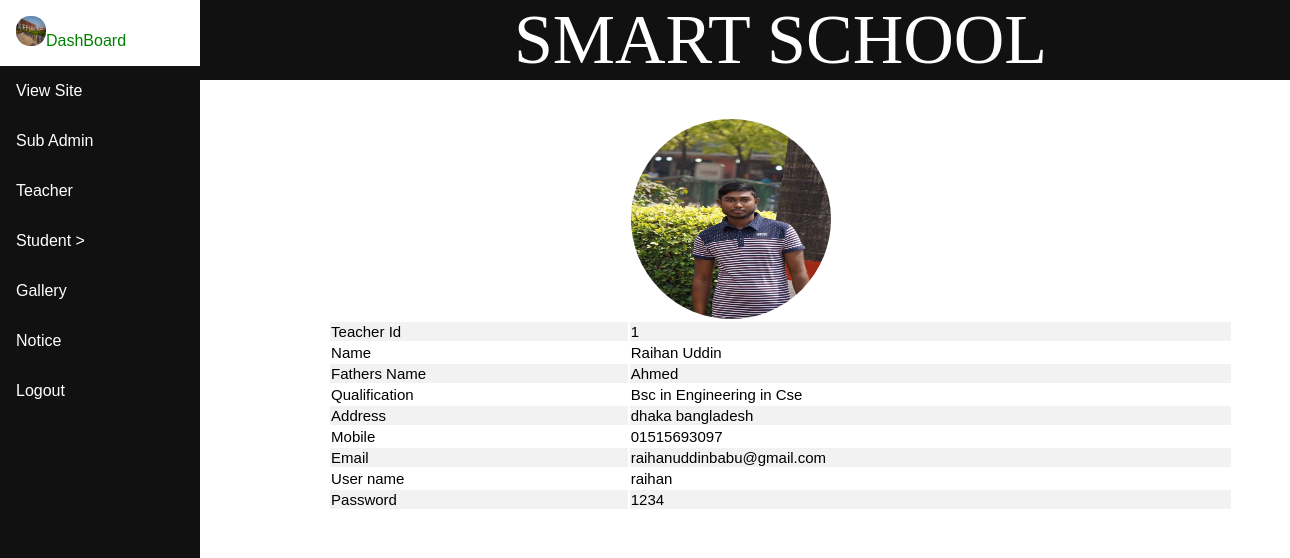
The page /admin/tdetails.php?tchr_id=1 (signed in) on the database its author committed.
### tables this page shows
CREATE TABLE `teacherinfo` (
  `tchr_id` int(10) NOT NULL,
  `tname` varchar(50) NOT NULL,
  `tfname` varchar(50) NOT NULL,
  `address` varchar(100) NOT NULL,
  `mnumber` varchar(50) NOT NULL,
  `email` varchar(50) NOT NULL,
  `eduqf` varchar(100) NOT NULL,
  `gender` enum('male','female','others') NOT NULL,
  `uname` varchar(50) NOT NULL,
  `password` varchar(100) NOT NULL,
  `action` varchar(50) NOT NULL,
  `img_name` varchar(50) NOT NULL,
  `img_path` varchar(50) NOT NULL,
  `img_type` varchar(50) NOT NULL
);

### admin/tdetails.php (the view, shortened to what this page needs)
<?php
include("login/session.php");
include("../database/config.php");
$tchr=$_GET['tchr_id'];
$sql = "SELECT * FROM teacherinfo WHERE tchr_id=$tchr  ";
$result = mysqli_query($myconn, $sql);
if (mysqli_num_rows($result) > 0) {
    while($row = mysqli_fetch_assoc($result))
{
	$tid=$row['tchr_id'];
$image=$row['img_path'];
$fname=$row['tfname'];
$addr=$row['address'];
$eml=$row['email'];
$eq=$row['eduqf'];
$pass=base64_decode($row['password']);
$name=$row['tname'];
$mobile=$row['mnumber'];
$user=$row['uname'];
    }
} else {
    echo "0 results";
}
?>
<!DOCTYPE html PUBLIC "-//W3C//DTD XHTML 1.0 Transitional//EN" "http://www.w3.org/TR/xhtml1/DTD/xhtml1-transitional.dtd">
<html xmlns="http://www.w3.org/1999/xhtml">
<head>
<link rel="stylesheet" type="text/css" href="css/style.css">
</head>
<body>
<body>
<div id="head" >
<?php include("header/header.php");   ?>
</div>
<div class="sidenav">
  <?php include("menu/menu.php"); ?>
</div>
<div  class="cont">
<center>
<table width="80%">
<tr><center><td></td width="100px"><td width="200px" align="center"><img src="image/<?php echo $image; ?>" style=" border-radius: 200px" width="200px" height="200px" position="absolute"/></td></td></tr>
<h4><b><tr><td width="100px">Teacher Id </td><td width="200px"><?php echo $tid; ?></td></tr>
<tr><td width="100px"> Name </td><td width="200px"><?php echo $name; ?></td></tr>
<tr><td width="100px"> Fathers Name </td><td width="200px"><?php echo $fname; ?></td></tr>
<tr><td width="100px">Qualification  </td><td width="200px"><?php echo $eq; ?></td></tr>
<tr><td width="100px">Address  </td><td width="200px"><?php echo $addr; ?></td></tr>
<tr><td width="100px">Mobile </td><td width="200px"><?php echo $mobile; ?></td></tr>
<tr><td width="100px">Email </td><td width="200px"><?php echo $eml; ?></td></tr>
<tr><td width="100px">User name </td><td width="200px"><?php echo $user; ?></td></tr>
<tr><td width="100px">Password </td><td width="200px"><?php echo $pass; ?></td></tr>
<tr><td width="100px"> </td></tr>
</table></center>
</div>
</body>
</html>

### admin/css/style.css (style rules this page uses)
#head { height:80px; top:0px; position:absolute; width:90%; left:200px; position:absolute; background-color:#111; }
* { box-sizing: border-box; }
body { margin: 0; font-family: Arial, Helvetica, sans-serif; }
.sidenav { height: 100%; width: 200px; position: fixed; z-index: 1; top: 0; left: 0; background-color: #111; overflow-x: hidden; }
.cont { background-color:white; height:auto; left:200px; top:80px; position:absolute; width:90%; background-repeat: no-repeat, repeat; padding: 15px; }
th, td { text-align:left; padding: 0,0,0,0; font-size:15px; }
tr:nth-child(even) { background-color: #f2f2f2; }

### rows shown on the page
teacherinfo: img_path (picture), tchr_id "1", tname "Raihan Uddin", tfname "Ahmed", eduqf "Bsc in Engineering in Cse", address "dhaka bangladesh", mnumber "01515693097", email "raihanuddinbabu@gmail.com", uname "raihan", password "1234"
